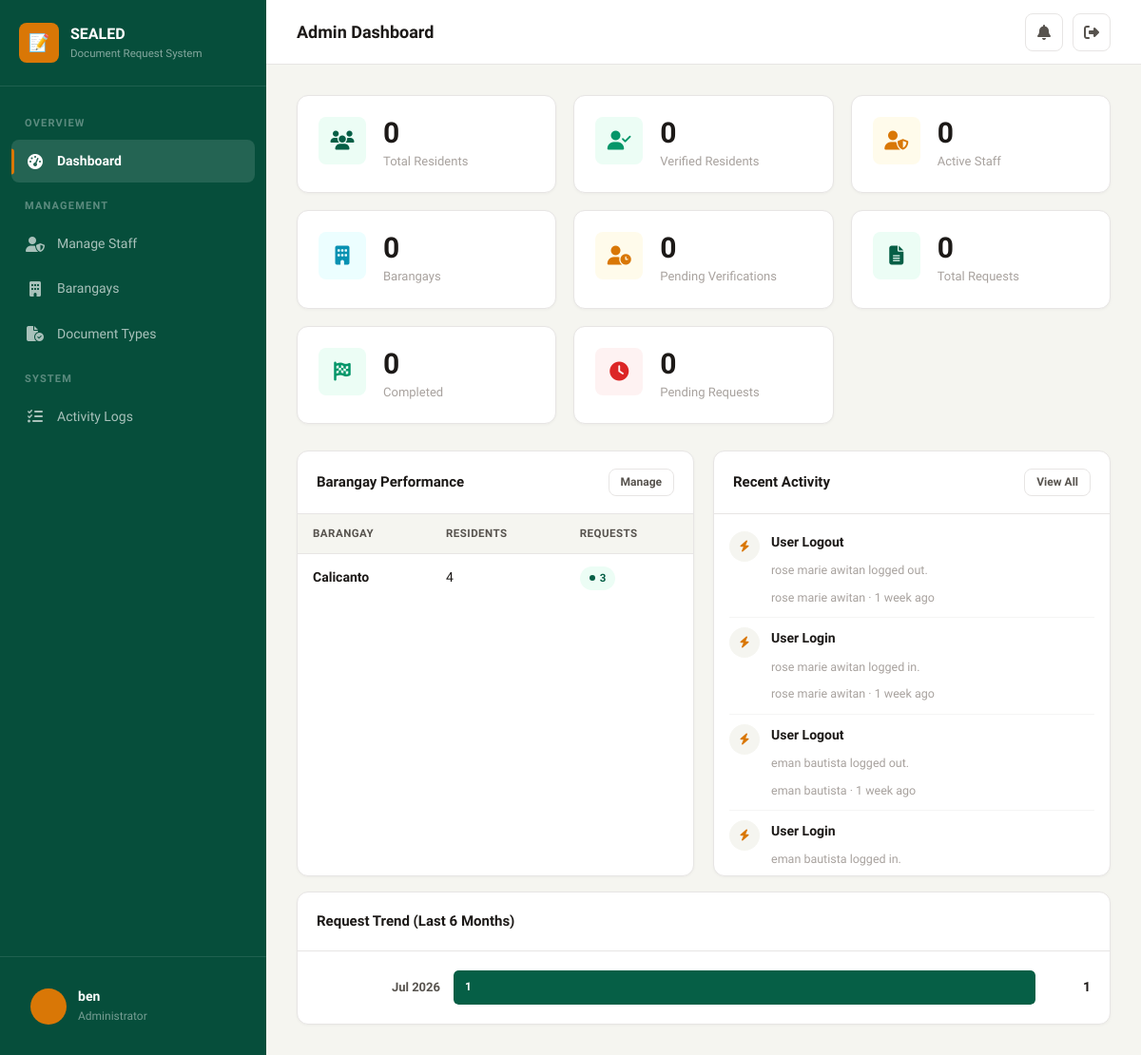
The app's page /admin-dashboard/ (signed in), older data.
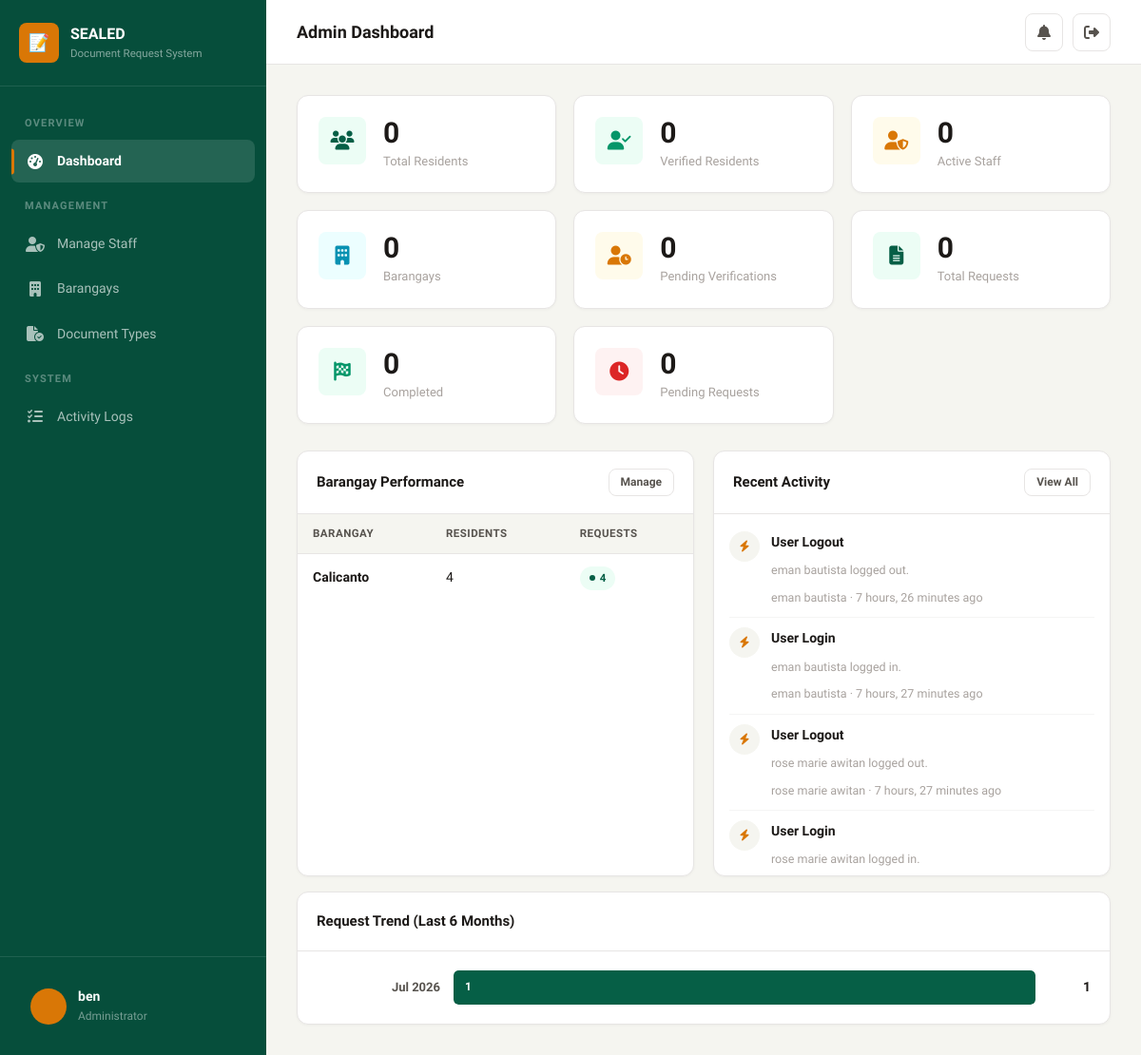
The same page, newer data.
### brgy/models.py (models this page shows, shortened)
class Barangay(models.Model):
    id = models.UUIDField(primary_key=True, default=uuid.uuid4, editable=False)
    name = models.CharField(max_length=200)
    address = models.TextField()
    contact_number = models.CharField(max_length=20, blank=True)
    email = models.EmailField(blank=True)
    chairman_name = models.CharField(max_length=200, blank=True)
    officials = models.JSONField(default=dict, blank=True)
    is_active = models.BooleanField(default=True)
    created_at = models.DateTimeField(auto_now_add=True)
    updated_at = models.DateTimeField(auto_now=True)
    class Meta:
        ordering = ['name']

class ActivityLog(models.Model):
    id = models.UUIDField(primary_key=True, default=uuid.uuid4, editable=False)
    user = models.ForeignKey(CustomUser, on_delete=models.SET_NULL, null=True, blank=True, related_name='logs')
    action = models.CharField(max_length=200)
    details = models.TextField(blank=True)
    ip_address = models.GenericIPAddressField(null=True, blank=True)
    created_at = models.DateTimeField(auto_now_add=True)
    class Meta:
        ordering = ['-created_at']
        verbose_name_plural = 'Activity logs'

class CustomUser(AbstractUser):
    class Role(models.TextChoices):
        RESIDENT = 'resident', 'Resident'
        STAFF = 'staff', 'Staff'
        ADMIN = 'admin', 'Administrator'
    class VerificationStatus(models.TextChoices):
        PENDING = 'pending', 'Pending'
        APPROVED = 'approved', 'Approved'
        REJECTED = 'rejected', 'Rejected'
    id = models.UUIDField(primary_key=True, default=uuid.uuid4, editable=False)
    role = models.CharField(max_length=20, choices=Role.choices, default=Role.RESIDENT)
    barangay = models.ForeignKey(
        Barangay, on_delete=models.SET_NULL, null=True, blank=True, related_name='users'
    )
    verification_status = models.CharField(
        max_length=20, choices=VerificationStatus.choices, default=VerificationStatus.PENDING
    )
    phone_number = models.CharField(max_length=20, blank=True)
    address = models.TextField(blank=True)
    birth_date = models.DateField(null=True, blank=True)
    gender = models.CharField(max_length=10, blank=True)
    middle_name = models.CharField(max_length=150, blank=True)
    civil_status = models.CharField(max_length=20, blank=True, default='')
    occupation = models.CharField(max_length=100, blank=True, default='')
    id_type = models.CharField(max_length=50, blank=True, default='')
    id_front = models.ImageField(upload_to='resident_ids/', blank=True, null=True)
    id_back = models.ImageField(upload_to='resident_ids/', blank=True, null=True)
    profile_picture = models.ImageField(upload_to='profile_pictures/', blank=True, null=True)
    rejection_reason = models.TextField(blank=True, default='')
    class Meta:
        ordering = ['-date_joined']
    @property
    def display_name(self):
        return self.get_full_name() or self.username

### brgy/views.py (the view)
# urls.py: path('admin-dashboard/', views.admin_dashboard, name='admin_dashboard'),
@login_required
@role_required('admin')
def admin_dashboard(request):
    total_residents = CustomUser.objects.filter(role='resident').count()
    verified_residents = CustomUser.objects.filter(role='resident', verification_status='approved').count()
    total_staff = CustomUser.objects.filter(role='staff').count()
    active_staff = CustomUser.objects.filter(role='staff', is_active=True).count()
    total_barangays = Barangay.objects.filter(is_active=True).count()
    pending_verifications = CustomUser.objects.filter(role='resident', verification_status='pending').count()
    all_requests = DocumentRequest.objects.all()
    total_requests = all_requests.count()
    pending_requests = all_requests.filter(status='pending').count()
    completed_requests = all_requests.filter(status='completed').count()
    recent_logs = ActivityLog.objects.all()[:10]
    barangay_stats = Barangay.objects.filter(is_active=True).annotate(
        total_residents=Count('users', filter=Q(users__role='resident', users__verification_status='approved')),
        total_requests=Count('document_types__requests'),
    ).order_by('-total_requests')[:5]
    monthly_trend = all_requests.annotate(month=TruncDate('created_at')).values('month').annotate(
        count=Count('id')
    ).order_by('-month')[:6]
    return render(request, 'brgy/admin/dashboard.html', {
        'total_residents': total_residents,
        'verified_residents': verified_residents,
        'total_staff': total_staff,
        'active_staff': active_staff,
        'total_barangays': total_barangays,
        'pending_verifications': pending_verifications,
        'total_requests': total_requests,
        'pending_requests': pending_requests,
        'completed_requests': completed_requests,
        'recent_logs': recent_logs,
        'barangay_stats': barangay_stats,
        'monthly_trend': monthly_trend,
    })

### brgy/context_processors.py (called while the page is built)
def brgy_context(request):
    context = {}
    if request.user.is_authenticated:
        unread_count = Notification.objects.filter(user=request.user, is_read=False).count()
        recent_notifications = Notification.objects.filter(user=request.user)[:5]
        context['unread_notification_count'] = unread_count
        context['recent_notifications'] = recent_notifications
    return context

### brgy/views.py (called while the page is built)
def role_required(*roles):
    def decorator(view_func):
        @wraps(view_func)
        def wrapper(request, *args, **kwargs):
            if not request.user.is_authenticated:
                return redirect('login')
            if request.user.role not in roles:
                messages.error(request, 'You do not have permission to access that page.')
                return redirect('dashboard')
            return view_func(request, *args, **kwargs)
        return wrapper
    return decorator

### brgy/templates/brgy/admin/dashboard.html (shortened to what the changed rows need)
{% extends 'brgy/base.html' %}
{% block page_title %}Admin Dashboard{% endblock %}
{% block content %}
<div style="display:grid;grid-template-columns:1fr 1fr;gap:20px;">
    <div class="card">
        <div class="card-body-flush">
            {% if barangay_stats %}
            <div class="table-wrapper">
                <table class="table">
                    <thead><tr><th>Barangay</th><th>Residents</th><th>Requests</th></tr></thead>
                    <tbody>
                        {% for brgy in barangay_stats %}
                        <tr>
                            <td class="fw-600 text-sm">{{ brgy.name }}</td>
                            <td class="text-sm">{{ brgy.total_residents }}</td>
                            <td>
                                <span class="badge badge-primary">{{ brgy.total_requests }}</span>
                            </td>
                        </tr>
                        {% endfor %}
                    </tbody>
                </table>
            </div>
            {% else %}
            <div class="empty-state" style="padding:24px;">
                <i class="fa-solid fa-building" style="font-size:28px;"></i>
                <p class="text-muted text-sm mt-2">No barangays configured yet.</p>
            </div>
            {% endif %}
        </div>
    </div>
    <div class="card">
        <div class="card-body" style="padding:8px 16px;max-height:380px;overflow-y:auto;">
            {% if recent_logs %}
            {% for log in recent_logs %}
            <div style="display:flex;gap:12px;align-items:flex-start;padding:10px 0;{% if not forloop.last %}border-bottom:1px solid var(--border-light);{% endif %}">
                <div style="width:32px;height:32px;border-radius:50%;background:var(--bg);display:flex;align-items:center;justify-content:center;flex-shrink:0;">
                    <i class="fa-solid fa-bolt" style="font-size:12px;color:var(--accent);"></i>
                </div>
                <div style="flex:1;min-width:0;">
                    <div class="text-sm fw-600">{{ log.action }}</div>
                    {% if log.details %}
                    <div class="text-xs text-muted mt-2" style="max-width:280px;overflow:hidden;text-overflow:ellipsis;white-space:nowrap;">{{ log.details }}</div>
                    {% endif %}
                    <div class="text-xs text-muted mt-2">
                        {% if log.user %}{{ log.user.display_name }} &middot; {% endif %}{{ log.created_at|timesince }} ago
                    </div>
                </div>
            </div>
            {% endfor %}
            {% else %}
            <div class="empty-state" style="padding:24px;">
                <i class="fa-solid fa-list" style="font-size:28px;"></i>
                <p class="text-muted text-sm mt-2">No activity logged yet.</p>
            </div>
            {% endif %}
        </div>
    </div>
</div>
{% if monthly_trend %}
<div class="card mt-4">
    <div class="card-body">
        <div class="bar-chart">
            {% for month in monthly_trend %}
            {% with max_count=monthly_trend.0.count|default:1 %}
            <div class="bar-row">
                <div class="bar-label" title="{{ month.month }}">{{ month.month|date:"M Y" }}</div>
                <div class="bar-track" style="height:36px;">
                    <div class="bar-fill" style="background:var(--primary);font-size:12px;" data-width="{% widthratio month.count max_count 100 %}">{{ month.count }}</div>
                </div>
                <div class="bar-value">{{ month.count }}</div>
            </div>
            {% endwith %}
            {% endfor %}
        </div>
    </div>
</div>
{% endif %}
{% endblock %}

Row changes from the older to the newer data that the page shows:
no longer on this page (row unchanged): ActivityLog: action "User Logout", details "rose marie awitan logged out.", user.display_name "rose marie awitan", created_at "1 week"
no longer on this page (row unchanged): ActivityLog: action "User Login", details "rose marie awitan logged in.", user.display_name "rose marie awitan", created_at "1 week"
no longer on this page (row unchanged): ActivityLog: action "User Logout", details "eman bautista logged out.", user.display_name "eman bautista", created_at "1 week"
no longer on this page (row unchanged): ActivityLog: action "User Login", details "eman bautista logged in."
changed Barangay "Calicanto": total_requests "3" → "4"
added ActivityLog: action "User Logout", details "eman bautista logged out.", user.display_name "eman bautista", created_at "7 hours, 26 minutes"
added ActivityLog: action "User Login", details "eman bautista logged in.", user.display_name "eman bautista", created_at "7 hours, 27 minutes"
added ActivityLog: action "User Logout", details "rose marie awitan logged out.", user.display_name "rose marie awitan", created_at "7 hours, 27 minutes"
added ActivityLog: action "User Login", details "rose marie awitan logged in."
